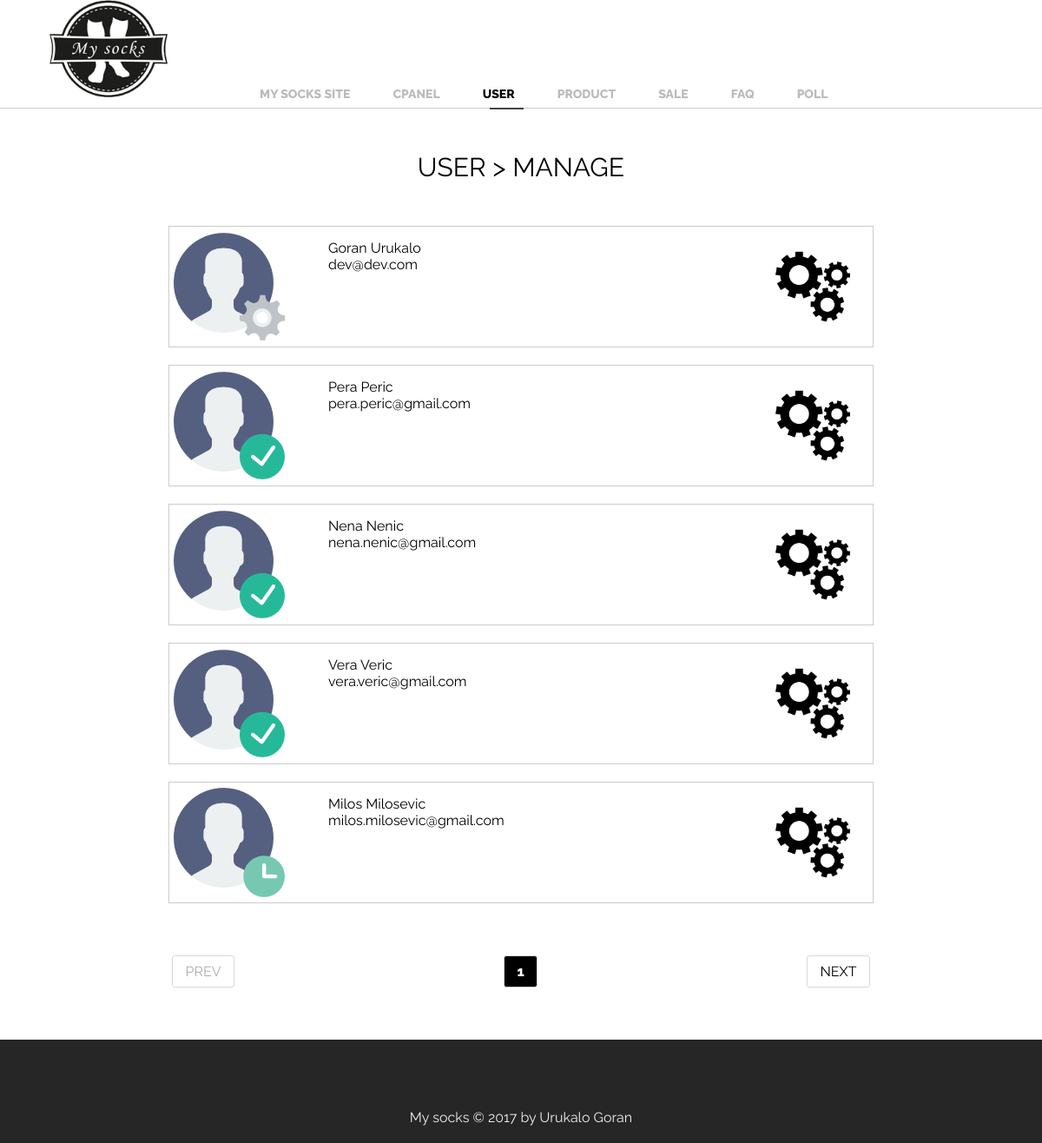
/n1shhh.php?page=8&job=2 (signed in), run on the app's committed database.
### tables this page shows
CREATE TABLE IF NOT EXISTS `users` (
  `userID` int(10) NOT NULL AUTO_INCREMENT,
  `firstName` varchar(30) NOT NULL,
  `lastName` varchar(30) NOT NULL,
  `email` varchar(254) NOT NULL,
  `password` varchar(128) NOT NULL,
  `roleID` int(2) NOT NULL,
  `timeOfReg` int(12) NOT NULL,
  `verificationCode` varchar(20) NOT NULL,
  `statusID` int(2) NOT NULL,
  PRIMARY KEY (`userID`)
);

### gogistuff/mod/funct/itemfunct.php (the view, shortened to what this page needs)
<?php
if($_SESSION['role']==1){
    function fillitems($values=array()){
        if(isset($values['page'])&&isset($values['job'])){
            $bigTextLeft = array(
                '8' => "USER",
                '9' => "PRODUCT",
                '10' => "SALE",
                '11' => "FAQ",
                '12' => "POLL"
            );
            $bigTextRight = array(
                '1' => "ADD",
                '2' => "MANAGE",
                '3' => "REMOVE",
                '4' => "VIEW"
            );
            $data['bigTextleft'] = $bigTextLeft[$values['page']];
            $data['bigTextRight'] = $bigTextRight[$values['job']];
            $data['offset'] = isset($_REQUEST['offset']) ? $_REQUEST['offset'] : 0;
            echo"<div class='bigText'>".$data['bigTextleft']." > ".$data['bigTextRight']."</div>";
            include("dbconnection.php");
            $query = array(
                '8' => "SELECT * FROM users LIMIT 5 OFFSET ".$data['offset'],
                '9' => "SELECT * FROM product LIMIT 5 OFFSET ".$data['offset'],
                '10' => "SELECT * FROM product WHERE categoryID=3 LIMIT 5 OFFSET ".$data['offset'],
                '11' => "SELECT * FROM faq LIMIT 5 OFFSET  ".$data['offset'],
                '12' => "SELECT * FROM pollquestion LIMIT 5 OFFSET  ".$data['offset'],
                '13' => "SELECT * FROM product WHERE categoryID <> 3 LIMIT 5 OFFSET ".$data['offset']
            );
            $paginationquery = array(
                '8' => "SELECT COUNT(*) as c FROM users",
                '9' => "SELECT COUNT(*) as c FROM product",
                '10' => "SELECT COUNT(*) as c FROM product WHERE categoryID=3",
                '11' => "SELECT COUNT(*) as c FROM faq",
                '12' => "SELECT COUNT(*) as c FROM pollquestion",
                '13' => "SELECT COUNT(*) as c FROM product WHERE categoryID <> 3"
            );
            if($values['job']=='1' && $values['page']=='10'){
                $result = mysql_query($query['13'], $connect);
                $paginationresult = mysql_query($paginationquery['13'], $connect);
            }
            else{
                $result = mysql_query($query[$values['page']], $connect);
                $paginationresult = mysql_query($paginationquery[$values['page']], $connect);
            }
            while($row = mysql_fetch_array($result)){
                echo
                    "<div class='itemblock'>";
                if($values['page']==8){
                    if($row['statusID']==1){
                        $imgurl = 'images/gogiimg/user.png';
                    }
                    else if($row['statusID']==2){
                        $imgurl = 'images/gogiimg/banned.png';
                    }
                    else if($row['statusID']==3){
                        $imgurl = 'images/gogiimg/waiting.png';
                    }
                    else if($row['statusID']==4){
                        $imgurl = 'images/gogiimg/deleted.png';
                    }
                    if($row['roleID'] == 1){
                        $imgurl = 'images/gogiimg/administrator.png';
                    }
                    echo
                    "<img src='".$imgurl."' alt='user image' class='itemimage'>";
                    echo
                    "<div class='itemtext'>
                        <div class='itemfirstlastname'>".$row['firstName']." ".$row['lastName']."</div>
                        <div class='itememail'>".$row['email']."</div>
                    </div>";
                    echo
                    "<a href='n1shhh.php?page=".$values['page']."&job=".$values['job']."&productID=".$row['userID']."&offset=".$data['offset']."' class='itemcommand small".$data['bigTextRight']."'></a>
                    </div>";
                }
            }
            $data['dbcountitems'] = mysql_fetch_array($paginationresult)['c'];
            $data['paginationpages'] = floor($data['dbcountitems']/5) + 1 ;
            $data['thispage'] = ($data['offset'] / 5) + 1;
            $data['prevpageid'] = $data['offset'] - 5;
            $data['nextpageid'] = $data['offset'] + 5;
            echo"<div class='paginationbtns'>";
            if($data['thispage']>1){
                echo "<a href='n1shhh.php?page=".$values['page']."&job=".$values['job']."&offset=".$data['prevpageid']."' class='pbtnprev pbtnall'>PREV</a>";
            }
            else{
                echo"<div class='pbtnprev pbtnall'>PREV</div>";
            }
            echo "<div class='pbtnnumber pbtnall'>".$data['thispage']."</div>";
            if(($data['offset']+5) >= $data['dbcountitems']){
                echo "<div class='pbtnnext pbtnall'>NEXT</div>";
            }
            else{
                echo"<a href='n1shhh.php?page=".$values['page']."&job=".$values['job']."&offset=".$data['nextpageid']."' class='pbtnnext pbtnall'>NEXT</a>";
            }
            echo "</div>";
        }
    }
}
?>

### css/shhh.css (style rules this page uses)
* { margin: 0px; padding: 0px; }
body { font-family: 'Raleway', sans-serif; }
.bigText { margin-top: 50px; text-align: center; font-size: 30px; margin-bottom: 50px; }
.itemblock { display: block; width: 800px; margin: 20px auto; height: 128px; border: 1px solid #cccccc; padding: 5px; }
.itemimage { float: left; }
.itemtext { float: left; margin-left: 50px; margin-top: 10px; }
.itemcommand { float: right; width: 86px; height: 86px; background-repeat: no-repeat; background-size: 86px 86px; margin: 21px; }
.smallMANAGE { background-image: url('../images/gogiimg/manage.png'); }
.paginationbtns { display: table; margin: 60px auto; }
.paginationbtns a { text-decoration: none; color: black; }
.pbtnall { border: solid 1px #d7d7d7; border-radius: 0.2rem; color: #7d7d7d; text-decoration: none; text-transform: uppercase; display: inline-block; text-align: center; padding: 0.5rem 0.9rem; }
.pbtnprev { cursor: pointer; margin-right: 310px; }
.pbtnnumber { padding: 7px 13px; background-color: black; color: white; font-weight: 800; }
.pbtnnext { cursor: pointer; margin-left: 310px; }
div.pbtnnumber { border: solid 1px #d7d7d7; border-radius: 0.2rem; color: white; text-decoration: none; text-transform: uppercase; display: inline-block; text-align: center; padding: 0.5rem 0.9rem; }
div.pbtnprev, div.pbtnnext { background-color: white; color: #adadad; cursor: default; }

### data on the page
users: shows a picture, firstName "Goran", lastName "Urukalo", email "dev@dev.com"
users: firstName "Pera", lastName "Peric", email "pera.peric@gmail.com"
users: firstName "Nena", lastName "Nenic", email "nena.nenic@gmail.com"
users: firstName "Vera", lastName "Veric", email "vera.veric@gmail.com"
users: shows a picture, firstName "Milos", lastName "Milosevic", email "milos.milosevic@gmail.com"

### other printed values
$data['bigTextleft'] "USER"
$data['bigTextRight'] "MANAGE"
$data['thispage'] "1"
